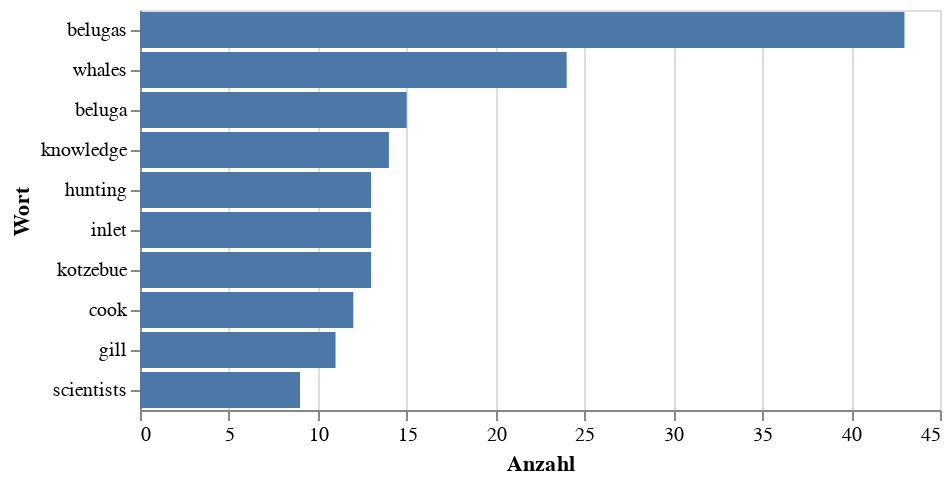

This figure's notebook cell:
### Code cell
import altair as alt 
alt.Chart(df_frequence).mark_bar().encode(
    x = alt.X("frequency", title="Anzahl"),
    y = alt.Y("index", sort = "-x", title="Wort")
)

### Figure 1 — Vega-Lite specification as saved in the notebook (floating-point values rounded to 4 significant figures)
{"config": {"view": {"continuousWidth": 400, "continuousHeight": 300}}, "data": {"name": "data-70a9a952953119e32d1d346666f72cde"}, "mark": "bar", "encoding": {"x": {"field": "frequency", "title": "Anzahl", "type": "quantitative"}, "y": {"field": "index", "sort": "-x", "title": "Wort", "type": "nominal"}}, "$schema": "https://vega.github.io/schema/vega-lite/v4.17.0.json", "datasets": {"data-70a9a952953119e32d1d346666f72cde": [{"index": "beluga", "frequency": 15}, {"index": "belugas", "frequency": 43}, {"index": "cook", "frequency": 12}, {"index": "gill", "frequency": 11}, {"index": "hunting", "frequency": 13}, {"index": "inlet", "frequency": 13}, {"index": "knowledge", "frequency": 14}, {"index": "kotzebue", "frequency": 13}, {"index": "scientists", "frequency": 9}, {"index": "whales", "frequency": 24}]}}
